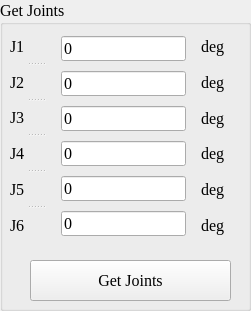
   <widget class="QGroupBox" name="groupBox_10">
    <property name="geometry">
     <rect>
      <x>910</x>
      <y>10</y>
      <width>251</width>
      <height>311</height>
     </rect>
    </property>
    <property name="font">
     <font>
      <family>Times New Roman</family>
      <pointsize>12</pointsize>
      <kerning>false</kerning>
     </font>
    </property>
    <property name="title">
     <string>Get Joints</string>
    </property>
    <widget class="QPushButton" name="btn_get_joints">
     <property name="geometry">
      <rect>
       <x>30</x>
       <y>260</y>
       <width>201</width>
       <height>41</height>
      </rect>
     </property>
     <property name="font">
      <font>
       <family>Times New Roman</family>
       <pointsize>12</pointsize>
       <kerning>false</kerning>
      </font>
     </property>
     <property name="text">
      <string>Get Joints</string>
     </property>
    </widget>
    <widget class="QLineEdit" name="txt_get_J2">
     <property name="geometry">
      <rect>
       <x>61</x>
       <y>71</y>
       <width>125</width>
       <height>25</height>
      </rect>
     </property>
     <property name="font">
      <font>
       <family>Times New Roman</family>
       <pointsize>12</pointsize>
       <kerning>false</kerning>
      </font>
     </property>
     <property name="text">
      <string>0</string>
     </property>
    </widget>
    <widget class="QLineEdit" name="txt_get_J3">
     <property name="geometry">
      <rect>
       <x>61</x>
       <y>106</y>
       <width>125</width>
       <height>25</height>
      </rect>
     </property>
     <property name="font">
      <font>
       <family>Times New Roman</family>
       <pointsize>12</pointsize>
       <kerning>false</kerning>
      </font>
     </property>
     <property name="text">
      <string>0</string>
     </property>
    </widget>
    <widget class="QLabel" name="label_63">
     <property name="geometry">
      <rect>
       <x>201</x>
       <y>138</y>
       <width>31</width>
       <height>31</height>
      </rect>
     </property>
     <property name="font">
      <font>
       <family>Times New Roman</family>
       <pointsize>12</pointsize>
       <kerning>false</kerning>
      </font>
     </property>
     <property name="text">
      <string>deg</string>
     </property>
    </widget>
    <widget class="QLineEdit" name="txt_get_J6">
     <property name="geometry">
      <rect>
       <x>61</x>
       <y>211</y>
       <width>125</width>
       <height>25</height>
      </rect>
     </property>
     <property name="font">
      <font>
       <family>Times New Roman</family>
       <pointsize>12</pointsize>
       <kerning>false</kerning>
      </font>
     </property>
     <property name="text">
      <string>0</string>
     </property>
    </widget>
    <widget class="QLineEdit" name="txt_get_J1">
     <property name="geometry">
      <rect>
       <x>61</x>
       <y>36</y>
       <width>125</width>
       <height>25</height>
      </rect>
     </property>
     <property name="font">
      <font>
       <family>Times New Roman</family>
       <pointsize>12</pointsize>
       <kerning>false</kerning>
      </font>
     </property>
     <property name="text">
      <string>0</string>
     </property>
    </widget>
    <widget class="QLabel" name="label_64">
     <property name="geometry">
      <rect>
       <x>201</x>
       <y>174</y>
       <width>31</width>
       <height>31</height>
      </rect>
     </property>
     <property name="font">
      <font>
       <family>Times New Roman</family>
       <pointsize>12</pointsize>
       <kerning>false</kerning>
      </font>
     </property>
     <property name="text">
      <string>deg</string>
     </property>
    </widget>
    <widget class="QLabel" name="label_65">
     <property name="geometry">
      <rect>
       <x>201</x>
       <y>103</y>
       <width>31</width>
       <height>31</height>
      </rect>
     </property>
     <property name="font">
      <font>
       <family>Times New Roman</family>
       <pointsize>12</pointsize>
       <kerning>false</kerning>
      </font>
     </property>
     <property name="text">
      <string>deg</string>
     </property>
    </widget>
    <widget class="QLineEdit" name="txt_get_J4">
     <property name="geometry">
      <rect>
       <x>61</x>
       <y>141</y>
       <width>125</width>
       <height>25</height>
      </rect>
     </property>
     <property name="font">
      <font>
       <family>Times New Roman</family>
       <pointsize>12</pointsize>
       <kerning>false</kerning>
      </font>
     </property>
     <property name="text">
      <string>0</string>
     </property>
    </widget>
    <widget class="QLabel" name="label_66">
     <property name="geometry">
      <rect>
       <x>201</x>
       <y>31</y>
       <width>31</width>
       <height>31</height>
      </rect>
     </property>
     <property name="font">
      <font>
       <family>Times New Roman</family>
       <pointsize>12</pointsize>
       <kerning>false</kerning>
      </font>
     </property>
     <property name="text">
      <string>deg</string>
     </property>
    </widget>
    <widget class="QLineEdit" name="txt_get_J5">
     <property name="geometry">
      <rect>
       <x>61</x>
       <y>176</y>
       <width>125</width>
       <height>25</height>
      </rect>
     </property>
     <property name="font">
      <font>
       <family>Times New Roman</family>
       <pointsize>12</pointsize>
       <kerning>false</kerning>
      </font>
     </property>
     <property name="text">
      <string>0</string>
     </property>
    </widget>
    <widget class="QLabel" name="label_67">
     <property name="geometry">
      <rect>
       <x>201</x>
       <y>67</y>
       <width>41</width>
       <height>31</height>
      </rect>
     </property>
     <property name="font">
      <font>
       <family>Times New Roman</family>
       <pointsize>12</pointsize>
       <kerning>false</kerning>
      </font>
     </property>
     <property name="text">
      <string>deg</string>
     </property>
    </widget>
    <widget class="QLabel" name="label_68">
     <property name="geometry">
      <rect>
       <x>201</x>
       <y>210</y>
       <width>31</width>
       <height>31</height>
      </rect>
     </property>
     <property name="font">
      <font>
       <family>Times New Roman</family>
       <pointsize>12</pointsize>
       <kerning>false</kerning>
      </font>
     </property>
     <property name="text">
      <string>deg</string>
     </property>
    </widget>
    <widget class="QSplitter" name="splitter_3">
     <property name="geometry">
      <rect>
       <x>10</x>
       <y>30</y>
       <width>51</width>
       <height>211</height>
      </rect>
     </property>
     <property name="orientation">
      <enum>Qt::Orientation::Vertical</enum>
     </property>
     <widget class="QLabel" name="label_69">
      <property name="font">
       <font>
        <family>Times New Roman</family>
        <pointsize>12</pointsize>
        <kerning>false</kerning>
       </font>
      </property>
      <property name="text">
       <string>J1</string>
      </property>
     </widget>
     <widget class="QLabel" name="label_70">
      <property name="font">
       <font>
        <family>Times New Roman</family>
        <pointsize>12</pointsize>
        <kerning>false</kerning>
       </font>
      </property>
      <property name="text">
       <string>J2</string>
      </property>
     </widget>
     <widget class="QLabel" name="label_71">
      <property name="font">
       <font>
        <family>Times New Roman</family>
        <pointsize>12</pointsize>
        <kerning>false</kerning>
       </font>
      </property>
      <property name="text">
       <string>J3</string>
      </property>
     </widget>
     <widget class="QLabel" name="label_72">
      <property name="font">
       <font>
        <family>Times New Roman</family>
        <pointsize>12</pointsize>
        <kerning>false</kerning>
       </font>
      </property>
      <property name="text">
       <string>J4</string>
      </property>
     </widget>
     <widget class="QLabel" name="label_73">
      <property name="font">
       <font>
        <family>Times New Roman</family>
        <pointsize>12</pointsize>
        <kerning>false</kerning>
       </font>
      </property>
      <property name="text">
       <string>J5</string>
      </property>
     </widget>
     <widget class="QLabel" name="label_74">
      <property name="font">
       <font>
        <family>Times New Roman</family>
        <pointsize>12</pointsize>
        <kerning>false</kerning>
       </font>
      </property>
      <property name="text">
       <string>J6</string>
      </property>
     </widget>
    </widget>
   </widget>
